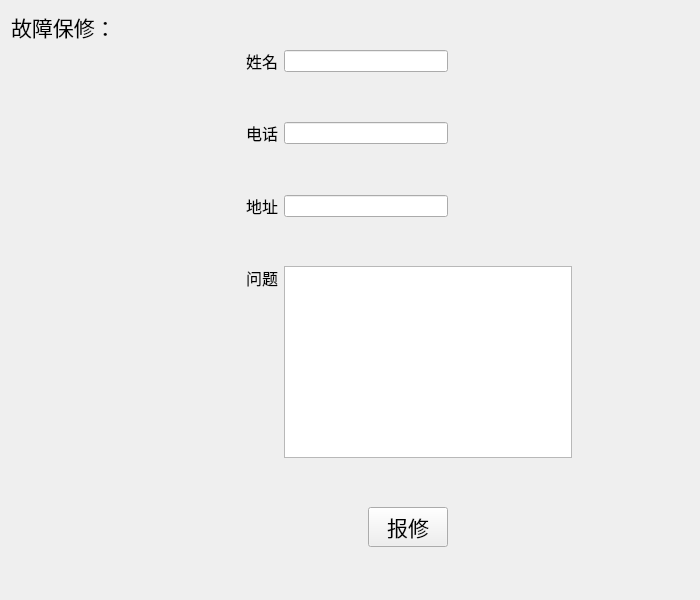
<?xml version="1.0" encoding="UTF-8"?>
<ui version="4.0">
 <class>Yezhuguzhuangbaoxiu</class>
 <widget class="QWidget" name="Yezhuguzhuangbaoxiu">
  <property name="geometry">
   <rect>
    <x>0</x>
    <y>0</y>
    <width>700</width>
    <height>600</height>
   </rect>
  </property>
  <property name="windowTitle">
   <string>Form</string>
  </property>
  <layout class="QGridLayout" name="gridLayout">
   <item row="0" column="0">
    <widget class="QLabel" name="label">
     <property name="font">
      <font>
       <family>Agency FB</family>
       <pointsize>16</pointsize>
      </font>
     </property>
     <property name="text">
      <string>故障保修：</string>
     </property>
    </widget>
   </item>
   <item row="1" column="1">
    <spacer name="horizontalSpacer_9">
     <property name="orientation">
      <enum>Qt::Horizontal</enum>
     </property>
     <property name="sizeHint" stdset="0">
      <size>
       <width>119</width>
       <height>20</height>
      </size>
     </property>
    </spacer>
   </item>
   <item row="1" column="2" colspan="4">
    <layout class="QHBoxLayout" name="horizontalLayout">
     <item>
      <widget class="QLabel" name="label_2">
       <property name="font">
        <font>
         <family>Agency FB</family>
         <pointsize>12</pointsize>
        </font>
       </property>
       <property name="text">
        <string>姓名</string>
       </property>
      </widget>
     </item>
     <item>
      <widget class="QLineEdit" name="lineEdit"/>
     </item>
    </layout>
   </item>
   <item row="1" column="6">
    <spacer name="horizontalSpacer_10">
     <property name="orientation">
      <enum>Qt::Horizontal</enum>
     </property>
     <property name="sizeHint" stdset="0">
      <size>
       <width>119</width>
       <height>20</height>
      </size>
     </property>
    </spacer>
   </item>
   <item row="2" column="2" colspan="2">
    <spacer name="verticalSpacer">
     <property name="orientation">
      <enum>Qt::Vertical</enum>
     </property>
     <property name="sizeHint" stdset="0">
      <size>
       <width>20</width>
       <height>41</height>
      </size>
     </property>
    </spacer>
   </item>
   <item row="3" column="1">
    <spacer name="horizontalSpacer_7">
     <property name="orientation">
      <enum>Qt::Horizontal</enum>
     </property>
     <property name="sizeHint" stdset="0">
      <size>
       <width>119</width>
       <height>20</height>
      </size>
     </property>
    </spacer>
   </item>
   <item row="3" column="2" colspan="4">
    <layout class="QHBoxLayout" name="horizontalLayout_2">
     <item>
      <widget class="QLabel" name="label_3">
       <property name="font">
        <font>
         <family>Agency FB</family>
         <pointsize>12</pointsize>
        </font>
       </property>
       <property name="text">
        <string>电话</string>
       </property>
      </widget>
     </item>
     <item>
      <widget class="QLineEdit" name="lineEdit_2"/>
     </item>
    </layout>
   </item>
   <item row="3" column="6">
    <spacer name="horizontalSpacer_8">
     <property name="orientation">
      <enum>Qt::Horizontal</enum>
     </property>
     <property name="sizeHint" stdset="0">
      <size>
       <width>119</width>
       <height>20</height>
      </size>
     </property>
    </spacer>
   </item>
   <item row="4" column="3">
    <spacer name="verticalSpacer_2">
     <property name="orientation">
      <enum>Qt::Vertical</enum>
     </property>
     <property name="sizeHint" stdset="0">
      <size>
       <width>20</width>
       <height>41</height>
      </size>
     </property>
    </spacer>
   </item>
   <item row="5" column="1">
    <spacer name="horizontalSpacer_5">
     <property name="orientation">
      <enum>Qt::Horizontal</enum>
     </property>
     <property name="sizeHint" stdset="0">
      <size>
       <width>119</width>
       <height>20</height>
      </size>
     </property>
    </spacer>
   </item>
   <item row="5" column="2" colspan="4">
    <layout class="QHBoxLayout" name="horizontalLayout_3">
     <item>
      <widget class="QLabel" name="label_4">
       <property name="font">
        <font>
         <family>Agency FB</family>
         <pointsize>12</pointsize>
        </font>
       </property>
       <property name="text">
        <string>地址</string>
       </property>
      </widget>
     </item>
     <item>
      <widget class="QLineEdit" name="lineEdit_3"/>
     </item>
    </layout>
   </item>
   <item row="5" column="6">
    <spacer name="horizontalSpacer_6">
     <property name="orientation">
      <enum>Qt::Horizontal</enum>
     </property>
     <property name="sizeHint" stdset="0">
      <size>
       <width>119</width>
       <height>20</height>
      </size>
     </property>
    </spacer>
   </item>
   <item row="6" column="3" colspan="2">
    <spacer name="verticalSpacer_3">
     <property name="orientation">
      <enum>Qt::Vertical</enum>
     </property>
     <property name="sizeHint" stdset="0">
      <size>
       <width>20</width>
       <height>40</height>
      </size>
     </property>
    </spacer>
   </item>
   <item row="7" column="0" colspan="2">
    <spacer name="horizontalSpacer">
     <property name="orientation">
      <enum>Qt::Horizontal</enum>
     </property>
     <property name="sizeHint" stdset="0">
      <size>
       <width>219</width>
       <height>20</height>
      </size>
     </property>
    </spacer>
   </item>
   <item row="7" column="2" colspan="5">
    <layout class="QHBoxLayout" name="horizontalLayout_4">
     <item alignment="Qt::AlignTop">
      <widget class="QLabel" name="label_5">
       <property name="font">
        <font>
         <family>Agency FB</family>
         <pointsize>12</pointsize>
        </font>
       </property>
       <property name="text">
        <string>问题</string>
       </property>
      </widget>
     </item>
     <item>
      <widget class="QTextEdit" name="textEdit"/>
     </item>
    </layout>
   </item>
   <item row="7" column="7">
    <spacer name="horizontalSpacer_2">
     <property name="orientation">
      <enum>Qt::Horizontal</enum>
     </property>
     <property name="sizeHint" stdset="0">
      <size>
       <width>118</width>
       <height>20</height>
      </size>
     </property>
    </spacer>
   </item>
   <item row="8" column="5">
    <spacer name="verticalSpacer_4">
     <property name="orientation">
      <enum>Qt::Vertical</enum>
     </property>
     <property name="sizeHint" stdset="0">
      <size>
       <width>20</width>
       <height>41</height>
      </size>
     </property>
    </spacer>
   </item>
   <item row="9" column="2">
    <spacer name="horizontalSpacer_3">
     <property name="orientation">
      <enum>Qt::Horizontal</enum>
     </property>
     <property name="sizeHint" stdset="0">
      <size>
       <width>118</width>
       <height>20</height>
      </size>
     </property>
    </spacer>
   </item>
   <item row="9" column="3" colspan="3">
    <widget class="QPushButton" name="pushButton_2">
     <property name="font">
      <font>
       <family>Agency FB</family>
       <pointsize>16</pointsize>
      </font>
     </property>
     <property name="text">
      <string>报修</string>
     </property>
    </widget>
   </item>
   <item row="9" column="6">
    <spacer name="horizontalSpacer_4">
     <property name="orientation">
      <enum>Qt::Horizontal</enum>
     </property>
     <property name="sizeHint" stdset="0">
      <size>
       <width>119</width>
       <height>20</height>
      </size>
     </property>
    </spacer>
   </item>
   <item row="10" column="4" colspan="2">
    <spacer name="verticalSpacer_5">
     <property name="orientation">
      <enum>Qt::Vertical</enum>
     </property>
     <property name="sizeHint" stdset="0">
      <size>
       <width>20</width>
       <height>41</height>
      </size>
     </property>
    </spacer>
   </item>
  </layout>
 </widget>
 <resources/>
 <connections/>
</ui>
